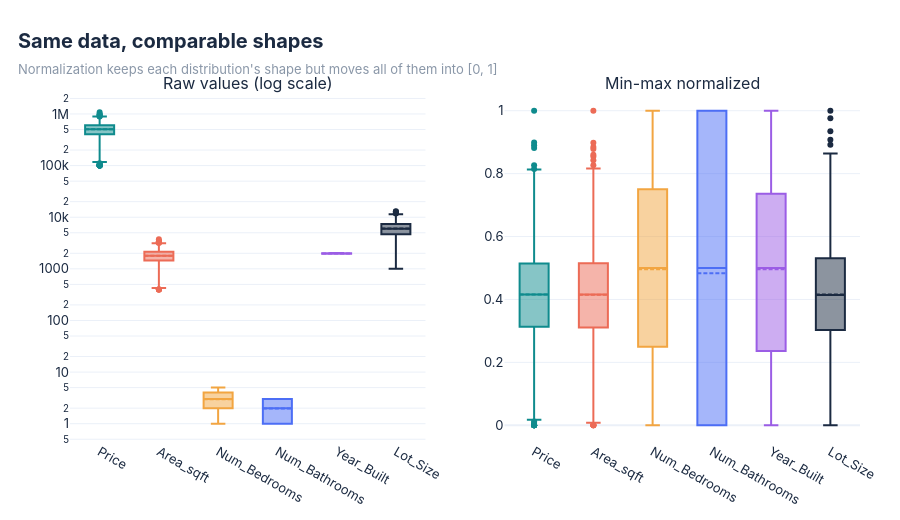

Notebook cell for this chart:
### Code cell
fig = viz.distributions(df[NUMERIC], df_norm)
fig.show()

### Figure 1 — Plotly figure (JSON) as saved in the notebook; plotly's stock layout.template omitted (floating-point values rounded to 4 significant figures; data arrays with more than 128 entries replaced by an {"elided": "..."} marker saying what was removed)
{"data": [{"boxmean": true, "marker": {"color": "#0F8B8D"}, "name": "Price", "showlegend": false, "type": "box", "xaxis": "x", "y": {"elided": "2000 int values"}, "yaxis": "y"}, {"boxmean": true, "marker": {"color": "#0F8B8D"}, "name": "Price", "showlegend": false, "type": "box", "xaxis": "x2", "y": {"elided": "2000 float values"}, "yaxis": "y2"}, {"boxmean": true, "marker": {"color": "#EC6B56"}, "name": "Area_sqft", "showlegend": false, "type": "box", "xaxis": "x", "y": {"elided": "2000 int values"}, "yaxis": "y"}, {"boxmean": true, "marker": {"color": "#EC6B56"}, "name": "Area_sqft", "showlegend": false, "type": "box", "xaxis": "x2", "y": {"elided": "2000 float values"}, "yaxis": "y2"}, {"boxmean": true, "marker": {"color": "#F2A541"}, "name": "Num_Bedrooms", "showlegend": false, "type": "box", "xaxis": "x", "y": {"elided": "2000 int values"}, "yaxis": "y"}, {"boxmean": true, "marker": {"color": "#F2A541"}, "name": "Num_Bedrooms", "showlegend": false, "type": "box", "xaxis": "x2", "y": {"elided": "2000 float values"}, "yaxis": "y2"}, {"boxmean": true, "marker": {"color": "#4C6EF5"}, "name": "Num_Bathrooms", "showlegend": false, "type": "box", "xaxis": "x", "y": {"elided": "2000 int values"}, "yaxis": "y"}, {"boxmean": true, "marker": {"color": "#4C6EF5"}, "name": "Num_Bathrooms", "showlegend": false, "type": "box", "xaxis": "x2", "y": {"elided": "2000 float values"}, "yaxis": "y2"}, {"boxmean": true, "marker": {"color": "#9B5DE5"}, "name": "Year_Built", "showlegend": false, "type": "box", "xaxis": "x", "y": {"elided": "2000 int values"}, "yaxis": "y"}, {"boxmean": true, "marker": {"color": "#9B5DE5"}, "name": "Year_Built", "showlegend": false, "type": "box", "xaxis": "x2", "y": {"elided": "2000 float values"}, "yaxis": "y2"}, {"boxmean": true, "marker": {"color": "#1B2A41"}, "name": "Lot_Size", "showlegend": false, "type": "box", "xaxis": "x", "y": {"elided": "2000 int values"}, "yaxis": "y"}, {"boxmean": true, "marker": {"color": "#1B2A41"}, "name": "Lot_Size", "showlegend": false, "type": "box", "xaxis": "x2", "y": {"elided": "2000 float values"}, "yaxis": "y2"}], "layout": {"annotations": [{"font": {"size": 16}, "showarrow": false, "text": "Raw values (log scale)", "x": 0.225, "xanchor": "center", "xref": "paper", "y": 1, "yanchor": "bottom", "yref": "paper"}, {"font": {"size": 16}, "showarrow": false, "text": "Min-max normalized", "x": 0.775, "xanchor": "center", "xref": "paper", "y": 1, "yanchor": "bottom", "yref": "paper"}], "height": 520, "margin": {"b": 60, "l": 70, "r": 40, "t": 95}, "title": {"text": "<b>Same data, comparable shapes</b><br><span style='font-size:13px;color:#8A97A8'>Normalization keeps each distribution's shape but moves all of them into [0, 1]</span>"}, "xaxis": {"anchor": "y", "domain": [0, 0.45]}, "xaxis2": {"anchor": "y2", "domain": [0.55, 1]}, "yaxis": {"anchor": "x", "domain": [0, 1], "type": "log"}, "yaxis2": {"anchor": "x2", "domain": [0, 1], "range": [-0.05, 1.05]}}}
